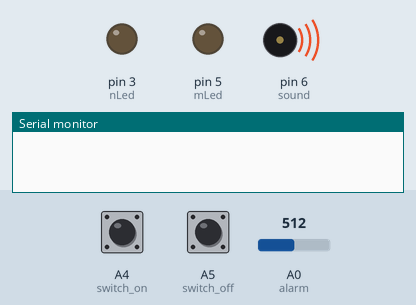
The sketch below on a simulated Arduino Uno, built with avr-gcc and run on an emulated ATmega328P. Parts: output pins drawn as LEDs (lit = HIGH), buzzer (waves = sounding), the last lines printed to the serial monitor. The inputs (shaded band) are chosen by the test bench; at power-on: A4 (switch_on) LOW, A0 (alarm) = 512, A5 (switch_off) LOW.

Above: at 7.6 s.
7.7 s: A4 (switch_on) pulled HIGH for 2.95 s
At 10.2 s:
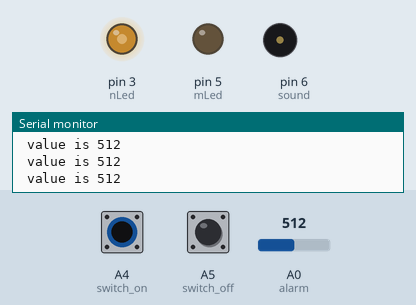
12.1 s: A0 (alarm) set to 1023
At 12.9 s:
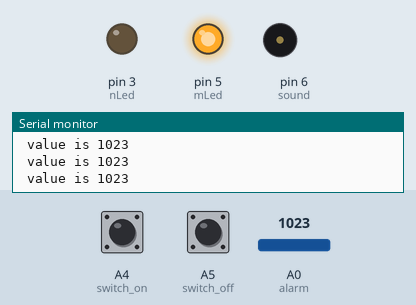
15.5 s: A0 (alarm) set to 1004
At 16.0 s:
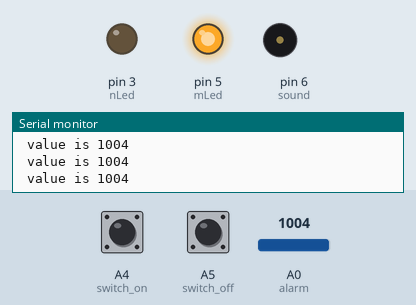
18.9 s: A0 (alarm) set to 716
At 20.4 s:
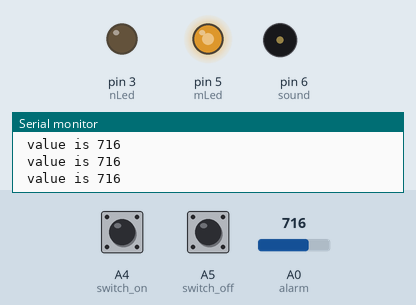
22.3 s: A0 (alarm) set to 615
At 23.2 s:
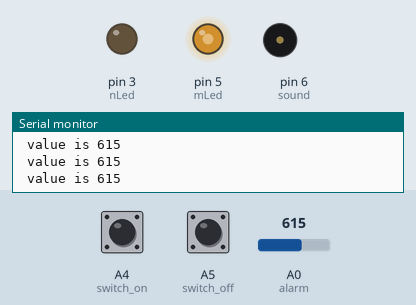
25.7 s: A0 (alarm) set to 592
At 26.1 s:
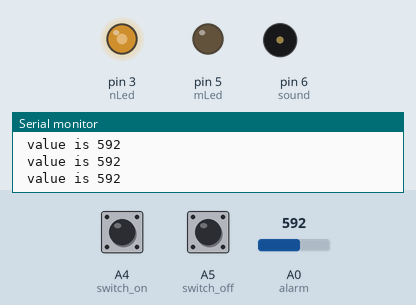
Timing chart, 0 to 28.7 s (numbered marks = the images above; inputs shaded):
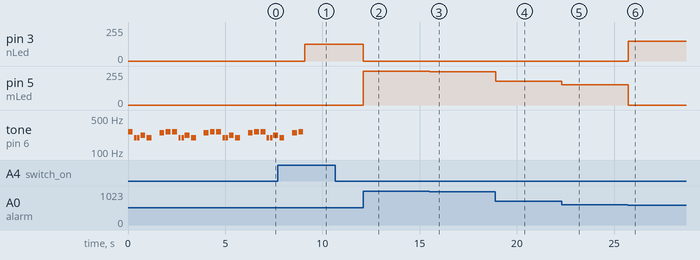

Measured:
- the behaviour switches between 600 and 599 on A0 (alarm) (found by bisection; images 5 and 6)
- after the input at 7.7 s, pin 3 (nLed): 0/255 → 127/255 after 1.4 s; tone on pin 6 (sound): goes on until 9.0 s, then stays silent
- after the input at 12.1 s, pin 3 (nLed): 127/255 → 0/255 at once; pin 5 (mLed): 0/255 → 255/255 at once
- after the input at 15.5 s, pin 5 (mLed): 255/255 → 250/255 at once
- after the input at 18.9 s, pin 5 (mLed): 250/255 → 178/255 at once
- after the input at 22.3 s, pin 5 (mLed): 178/255 → 153/255 at once
- after the input at 25.7 s, pin 3 (nLed): 0/255 → 147/255 at once; pin 5 (mLed): 153/255 → 0/255 at once
- by itself, tone on pin 6 (sound): repeats every 2.3 s: silent 0.08 s, 2 × (196 Hz 0.13 s, silent 0.04 s), 220 Hz 0.25 s, silent 0.08 s, 196 Hz 0.25 s, silent 0.40 s, 247 Hz 0.25 s, 2 × (silent 0.08 s, 262 Hz 0.25 s)

The sketch:

code.ino
```cpp
#include "pitches.h"
boolean on = false;
boolean off = false;

const int switch_on = A4;
const int switch_off = A5;
const int nLed = 3;
const int mLed = 5;

const int sound = 6;

// notes in the melody:
int melody[] = {

  NOTE_C4, NOTE_G3, NOTE_G3, NOTE_A3, NOTE_G3, 0, NOTE_B3, NOTE_C4
};

// note durations: 4 = quarter note, 8 = eighth note, etc.:
int noteDurations[] = {

  4, 8, 8, 4, 4, 4, 4, 4
};

void melody_play() {
  for (int thisNote = 0; thisNote < 8; thisNote++) {

    // to calculate the note duration, take one second divided by the note type.

    //e.g. quarter note = 1000 / 4, eighth note = 1000/8, etc.

    int noteDuration = 1000 / noteDurations[thisNote];
    if (on == false && off == false) {
      tone(sound, melody[thisNote], noteDuration);
    }


    // to distinguish the notes, set a minimum time between them.

    // the note's duration + 30% seems to work well:

    int pauseBetweenNotes = noteDuration * 1.30;

    delay(pauseBetweenNotes);

    // stop the tone playing:

    noTone(sound);

  }
}
void setup() {
  Serial.begin(9600);
  pinMode(switch_on, INPUT);
  pinMode(switch_off, INPUT);
  pinMode(nLed, OUTPUT);
  pinMode(mLed, OUTPUT);
}
//
void alarm() {
  int analogValue = analogRead(A0);
  Serial.print("\n value is ");
  Serial.print(analogValue);

  if (analogValue < 600) {
    // sets the value (range from 0 to 255):
    digitalWrite(mLed, LOW);
    int val=map(analogValue,0,1023,0,255);
    analogWrite(nLed, val);
    // wait for 30 milliseconds to see the dimming effect
    delay(30);
  }
  else {
    digitalWrite(nLed, LOW);
    int val=map(analogValue,0,1023,0,255);
    analogWrite(mLed, val);
    // wait for 30 milliseconds to see the dimming effect
    delay(30);

  }
}


void loop() {
  if (on == false && off == false) {
    melody_play();
  }

  if (digitalRead(A4) == HIGH) {
    off = false;
    on = true;

  }
  if (digitalRead(A5) == HIGH) {
    off = true;
    on = false;

  }
  if (on) {

    alarm();
  }
  else if (off) {
    digitalWrite(nLed, LOW);
    digitalWrite(mLed, LOW);

  }


}
```

pitches.h
```cpp
#define NOTE_B0  31
#define NOTE_C1  33
#define NOTE_CS1 35
#define NOTE_D1  37
#define NOTE_DS1 39
#define NOTE_E1  41
#define NOTE_F1  44
#define NOTE_FS1 46
#define NOTE_G1  49
#define NOTE_GS1 52
#define NOTE_A1  55
#define NOTE_AS1 58
#define NOTE_B1  62
#define NOTE_C2  65
#define NOTE_CS2 69
#define NOTE_D2  73
#define NOTE_DS2 78
#define NOTE_E2  82
#define NOTE_F2  87
#define NOTE_FS2 93
#define NOTE_G2  98
#define NOTE_GS2 104
#define NOTE_A2  110
#define NOTE_AS2 117
#define NOTE_B2  123
#define NOTE_C3  131
#define NOTE_CS3 139
#define NOTE_D3  147
#define NOTE_DS3 156
#define NOTE_E3  165
#define NOTE_F3  175
#define NOTE_FS3 185
#define NOTE_G3  196
#define NOTE_GS3 208
#define NOTE_A3  220
#define NOTE_AS3 233
#define NOTE_B3  247
#define NOTE_C4  262
#define NOTE_CS4 277
#define NOTE_D4  294
#define NOTE_DS4 311
#define NOTE_E4  330
#define NOTE_F4  349
#define NOTE_FS4 370
#define NOTE_G4  392
#define NOTE_GS4 415
#define NOTE_A4  440
#define NOTE_AS4 466
#define NOTE_B4  494
#define NOTE_C5  523
#define NOTE_CS5 554
#define NOTE_D5  587
#define NOTE_DS5 622
#define NOTE_E5  659
#define NOTE_F5  698
#define NOTE_FS5 740
#define NOTE_G5  784
#define NOTE_GS5 831
#define NOTE_A5  880
#define NOTE_AS5 932
#define NOTE_B5  988
#define NOTE_C6  1047
#define NOTE_CS6 1109
#define NOTE_D6  1175
#define NOTE_DS6 1245
#define NOTE_E6  1319
#define NOTE_F6  1397
#define NOTE_FS6 1480
#define NOTE_G6  1568
#define NOTE_GS6 1661
#define NOTE_A6  1760
#define NOTE_AS6 1865
#define NOTE_B6  1976
#define NOTE_C7  2093
#define NOTE_CS7 2217
#define NOTE_D7  2349
#define NOTE_DS7 2489
#define NOTE_E7  2637
#define NOTE_F7  2794
#define NOTE_FS7 2960
#define NOTE_G7  3136
#define NOTE_GS7 3322
#define NOTE_A7  3520
#define NOTE_AS7 3729
#define NOTE_B7  3951
#define NOTE_C8  4186
#define NOTE_CS8 4435
#define NOTE_D8  4699
#define NOTE_DS8 4978
```
